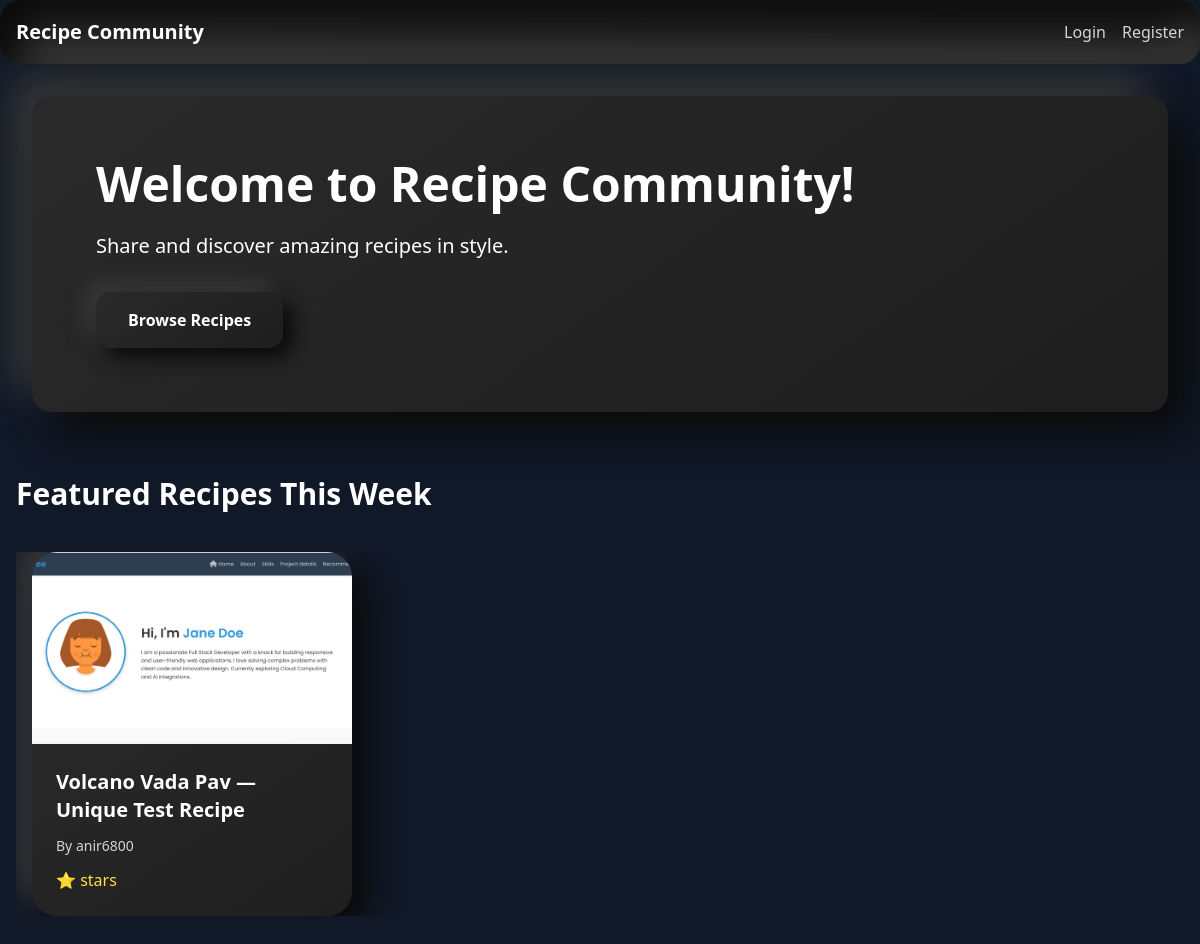
/, run on an earlier commit of the app's database.
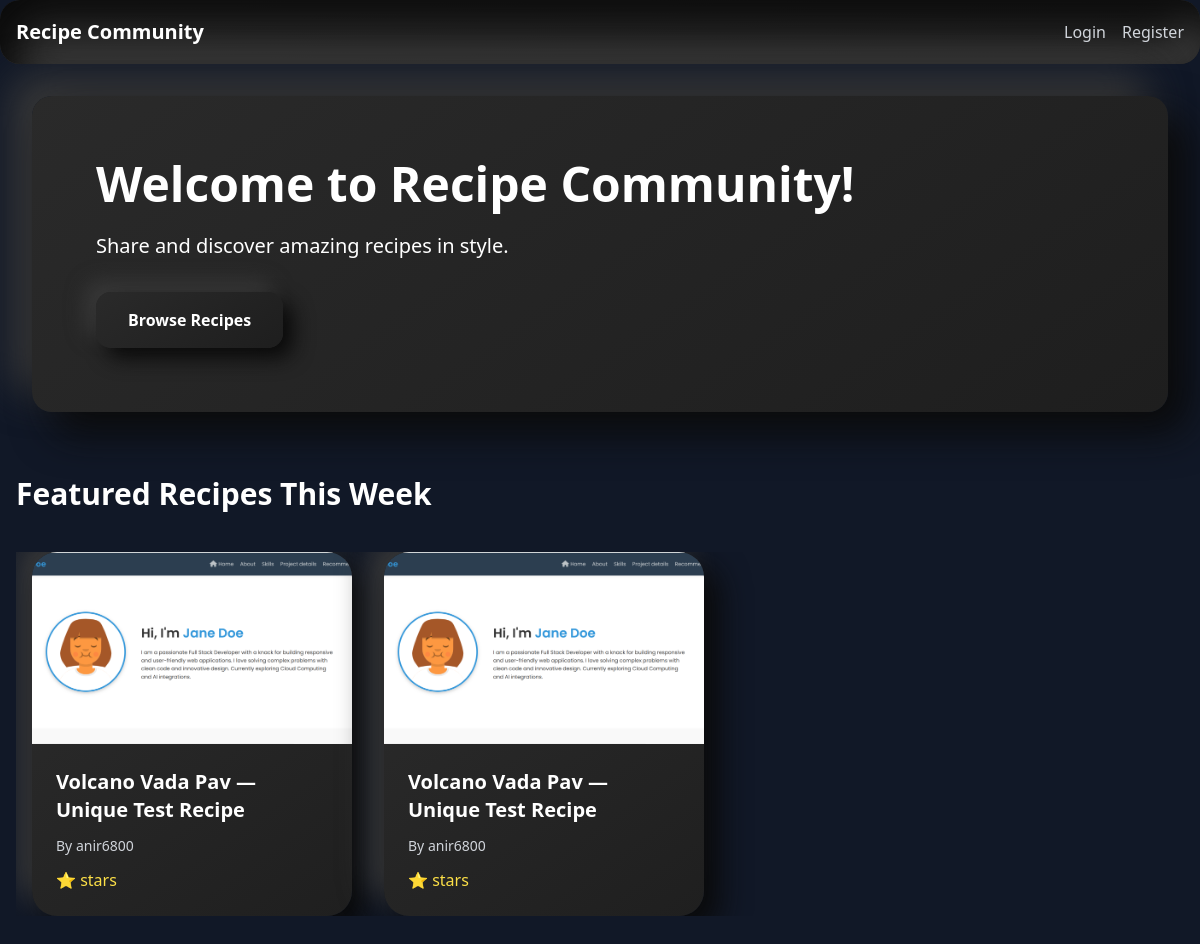
And on a later commit of the database.
### recipes/models.py (models this page shows, shortened)
class Recipe(models.Model):
    title = models.CharField(max_length=200)
    ingredients = models.TextField()
    instructions = models.TextField()
    photo = models.URLField(blank=True, null=True)
    author = models.ForeignKey(User, on_delete=models.CASCADE)
    created_at = models.DateTimeField(auto_now_add=True)

### recipes/views.py (the view)
# urls.py: 2. Add a URL to urlpatterns:  path('', views.home, name='home')
def home(request):
    from django.utils import timezone
    from datetime import timedelta
    week_ago = timezone.now() - timedelta(days=7)
    featured = Recipe.objects.filter(created_at__gte=week_ago).annotate(avg_rating=Avg('ratings__score')).order_by('-avg_rating')[:5]
    return render(request, 'recipes/home.html', {'featured': featured})

### recipes/templates/recipes/home.html
{% extends "recipes/base.html" %}
{% block content %}
<div class="neumorphism text-white p-16 animate-slideInDown mx-4">
    <h1 class="text-5xl font-bold mb-6 animate-fadeInUp">Welcome to Recipe Community!</h1>
    <p class="text-xl mb-8 animate-fadeInUp animation-delay-200 opacity-90">Share and discover amazing recipes in style.</p>
    <a href="{% url 'recipe-list' %}" class="inline-block neumorphism-btn text-white px-8 py-4 font-semibold animate-fadeInUp animation-delay-400">Browse Recipes</a>
</div>
<h3 class="text-3xl font-bold mt-16 mb-10 text-white animate-fadeInUp animation-delay-600">Featured Recipes This Week</h3>
<div class="featured-slider overflow-hidden px-4">
<div class="flex space-x-8">
{% for recipe in featured %}
<div class="neumorphism-card overflow-hidden w-80 flex-shrink-0 animate-fadeInUp animation-delay-800">
    {% if recipe.photo %}
    <img src="{{ recipe.photo }}" class="w-full h-48 object-cover" alt="{{ recipe.title }}">
    {% endif %}
    <div class="p-6">
        <h5 class="text-xl font-semibold mb-3"><a href="{% url 'recipe-detail' recipe.pk %}" class="text-white hover:text-gray-200 transition-colors">{{ recipe.title }}</a></h5>
        <p class="text-gray-300 mb-3 text-sm">By {{ recipe.author }}</p>
        <p class="text-yellow-300 font-medium">⭐ {{ recipe.avg_rating|floatformat:1 }} stars</p>
    </div>
</div>
{% endfor %}
</div>
</div>
{% endblock %}

What changed in the data, as far as the page shows it:
added Recipe: photo (picture), title "Volcano Vada Pav — Unique Test Recipe", author "anir6800"
